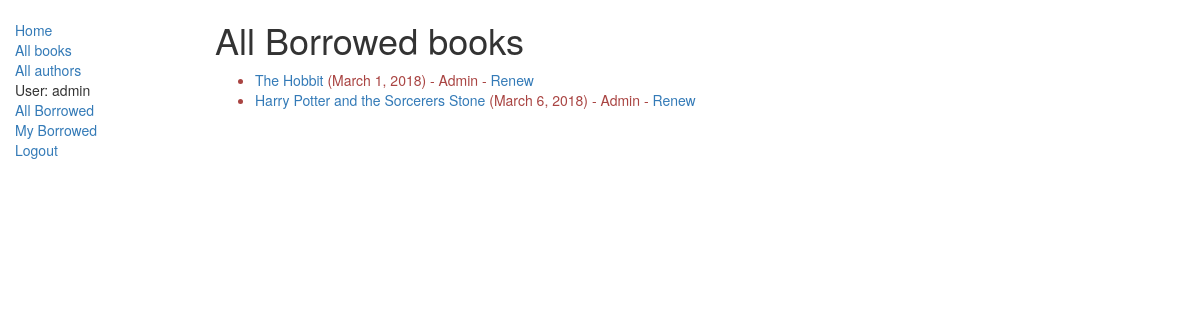
Before: /catalog/all_books/ (signed in) with the older database file.
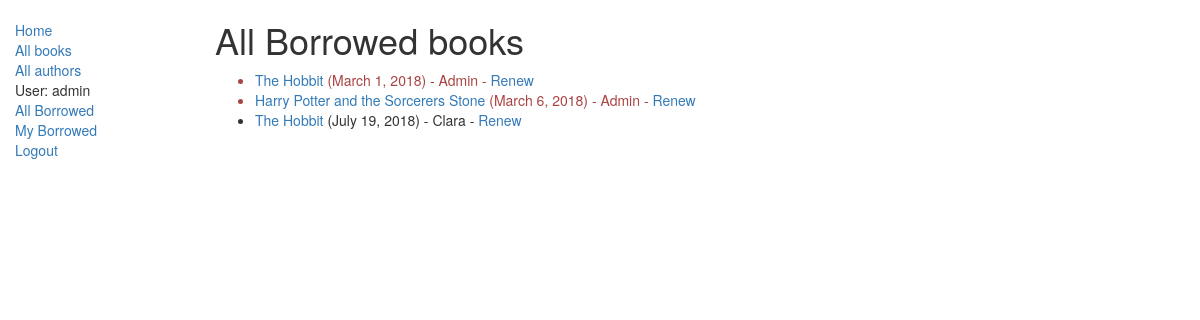
After: the same page with the newer database file.
### catalog/models.py (models this page shows, shortened)
class BookInstance(models.Model):
    id = models.UUIDField(primary_key=True, default=uuid.uuid4, help_text="Unique ID for this particular book across whole library")
    book = models.ForeignKey('Book', on_delete=models.SET_NULL, null=True)
    imprint = models.CharField(max_length=200)
    due_back = models.DateField(null=True, blank=True)
    borrower = models.ForeignKey(User, on_delete=models.SET_NULL, null=True, blank=True)
    @property
    def is_overdue(self):
        if self.due_back and date.today() > self.due_back:
            return True
        return False
    LOAN_STATUS = (
        ('d', 'Maintenance'),
        ('o', 'On loan'),
        ('a', 'Available'),
        ('r', 'Reserved'),
    )
    status = models.CharField(max_length=1, choices=LOAN_STATUS, blank=True, default='d', help_text='Book availability')
    class Meta:
        ordering = ["due_back"]
        permissions = (("can_mark_returned", "Set book as returned"),)

class Book(models.Model):
    title = models.CharField(max_length=200)
    author = models.ForeignKey('Author', on_delete=models.SET_NULL, null=True)
    summary = models.TextField(max_length=1000, help_text="Enter a brief description of the book")
    isbn = models.CharField('ISBN',max_length=13, help_text='13 Character <a href="https://www.isbn-international.org/content/what-isbn">ISBN number</a>')
    genre = models.ManyToManyField(Genre, help_text="Select a genre for this book")
    language = models.ForeignKey('Language', on_delete=models.SET_NULL, null=True)

### catalog/views.py (the view)
# urls.py: path('all_books/', views.LoanedBooksIndexListView.as_view(), name='all-borrowed'),
class LoanedBooksIndexListView(LoginRequiredMixin,PermissionRequiredMixin,generic.ListView):
    model = BookInstance
    permission_required = 'BookInstance.can_mark_returned'
    template_name ='catalog/bookinstance_list_borrowed_index.html'
    paginate_by = 10
    def get_queryset(self):
        return BookInstance.objects.filter(status__exact='o').order_by('due_back')

### catalog/templates/catalog/bookinstance_list_borrowed_index.html
{% extends "base_generic.html" %}
{% block content %}
    <h1>All Borrowed books</h1>
    {% if bookinstance_list %}
    <ul>
      {% for bookinst in bookinstance_list %}
      <li class="{% if bookinst.is_overdue %}text-danger{% endif %}">
        <a href="{% url 'book-detail' bookinst.book.pk %}">{{bookinst.book.title}}</a> ({{ bookinst.due_back }}) - {{bookinst.borrower|capfirst}} {% if perms.catalog.can_mark_returned %}- <a href="{% url 'renew-book-librarian' bookinst.id %}">Renew</a>  {% endif %}
      </li>
      {% endfor %}
    </ul>
    {% else %}
      <p>There are no books borrowed.</p>
    {% endif %}
{% endblock %}

Changed rows visible on the page:
added BookInstance: book "The Hobbit", due_back "July 19, 2018", borrower "Clara"
